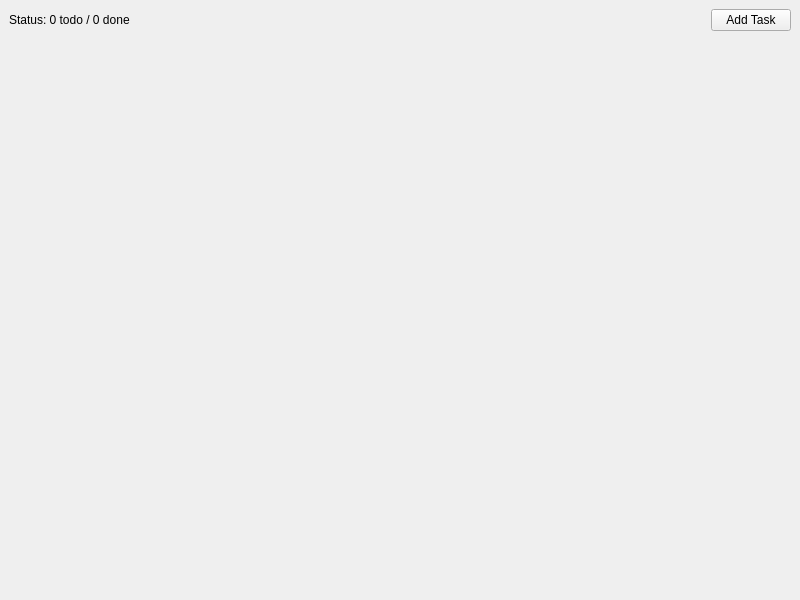
<?xml version="1.0" encoding="UTF-8"?>
<ui version="4.0">
 <class>MainWindow</class>
 <widget class="QMainWindow" name="MainWindow">
  <property name="geometry">
   <rect>
    <x>0</x>
    <y>0</y>
    <width>800</width>
    <height>600</height>
   </rect>
  </property>
  <property name="windowTitle">
   <string>Q-Do</string>
  </property>
  <widget class="QWidget" name="centralwidget">
   <layout class="QVBoxLayout" name="verticalLayout">
    <item>
     <layout class="QHBoxLayout" name="toolbarLayout">
      <item>
       <widget class="QLabel" name="statusLabel">
        <property name="text">
         <string>Status: 0 todo / 0 done</string>
        </property>
       </widget>
      </item>
      <item>
       <spacer name="horizontalSpacer">
        <property name="orientation">
         <enum>Qt::Horizontal</enum>
        </property>
        <property name="sizeHint" stdset="0">
         <size>
          <width>40</width>
          <height>20</height>
         </size>
        </property>
       </spacer>
      </item>
      <item>
       <widget class="QPushButton" name="addTaskButton">
        <property name="text">
         <string>Add Task</string>
        </property>
       </widget>
      </item>
     </layout>
    </item>
    <item>
     <layout class="QVBoxLayout" name="tasksLayout"/>
    </item>
    <item>
     <spacer name="verticalSpacer">
      <property name="orientation">
       <enum>Qt::Vertical</enum>
      </property>
      <property name="sizeHint" stdset="0">
       <size>
        <width>20</width>
        <height>40</height>
       </size>
      </property>
     </spacer>
    </item>
   </layout>
  </widget>
 </widget>
 <resources/>
 <connections/>
</ui>
